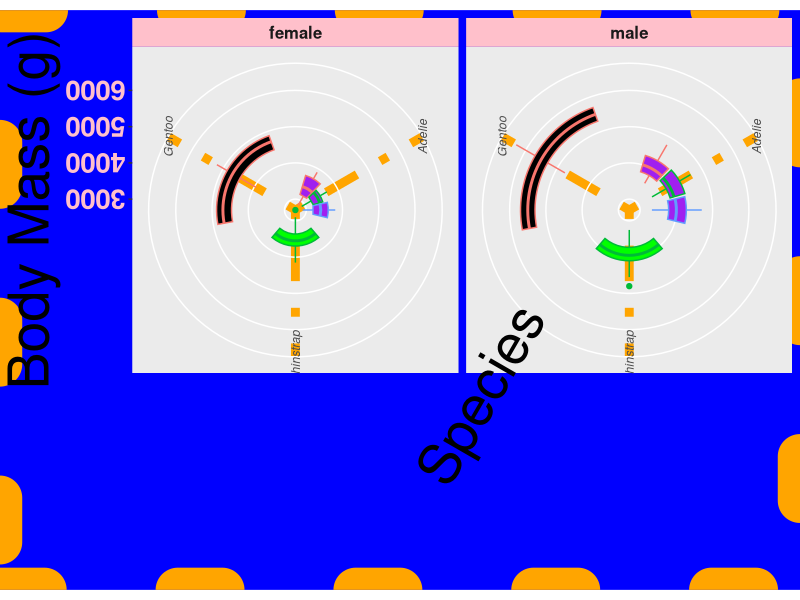
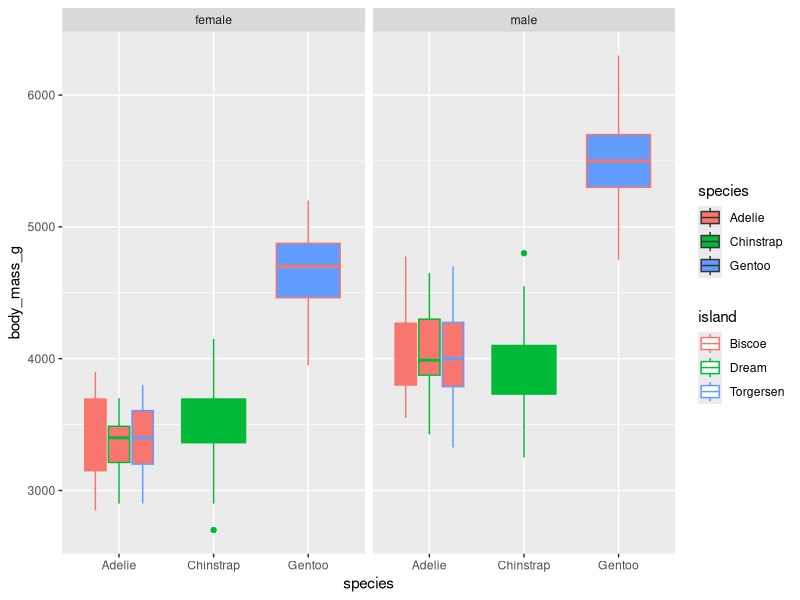
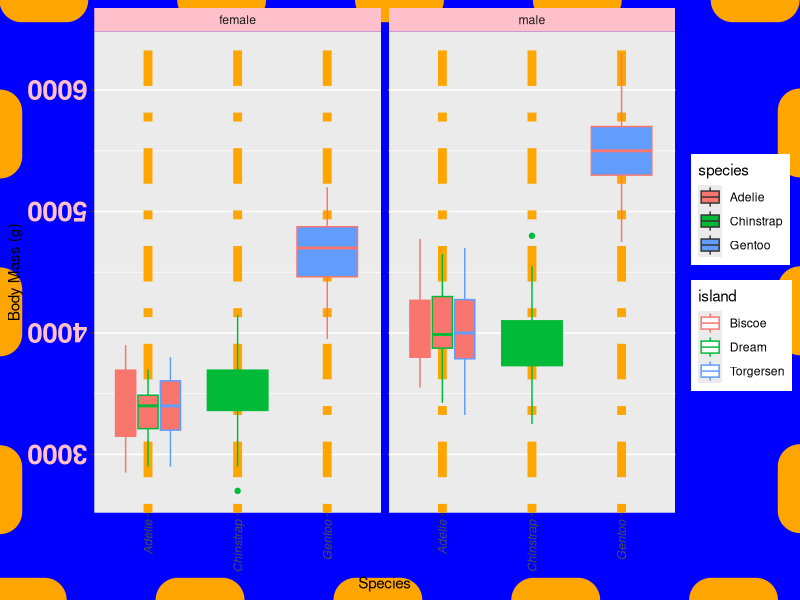

Write the R code that produced these figures, in order. (Note: this script raises an error after producing the figures.)
library(tidyverse)
library(palmerpenguins)
#make nifty penguin plot
p <- penguins[!is.na(penguins$sex),] %>% ggplot(aes(x=species, y=body_mass_g, color = island, fill = species))+
  geom_boxplot() + facet_wrap(~sex)
ggsave("./penguin.png", width = 5, height = 7, dpi = 300)
getwd()
#saves last plot 
p2 <- p + 
  labs(x = "Species", y = "Body Mass (g)", Color = "Island")+ 
  theme(axis.text.x = element_text(angle = 90, hjust=1, vjust = .5, face = "italic"),
        axis.text.y= element_text(angle = 
                                    180, size = 20, face = "bold", color = "pink"),plot.background =  element_rect(color="orange", fill = "blue", linewidth = 15, linetype = "dotted"), 
        panel.grid.major.x = element_line(color= "orange", linetype = 4,
                                          lineend = "butt", linewidth = 3), strip.background = element_rect(fill= "pink"))
ggsave(p2, filename= "./ugly.png", height = 6, width = 6)

#h just 0 = left aligned h just = 1 = right aligned

p2+scale_fill_manual(values=c("purple", "green", "black")) + #scale_y_reverse()+
  coord_polar() + theme(strip.text = element_text(size= 12, face = "bold"), legend.text = element_text(face='italic'), 
                        legend.background = element_rect(fill="pink"), legend.position = "none", axis.title = element_text(
                          angle = 60, size = 40
                        ))
# + coord_flip() + coord_cartesian(ylim = c(100,3000)) 
# gg image

#for more fun download ggimages, this wont work because no package is installed!
penguins %>% ggplot(aes(x=body_mass_g, y=flipper_length_mm)) + 
  geom_image("")
